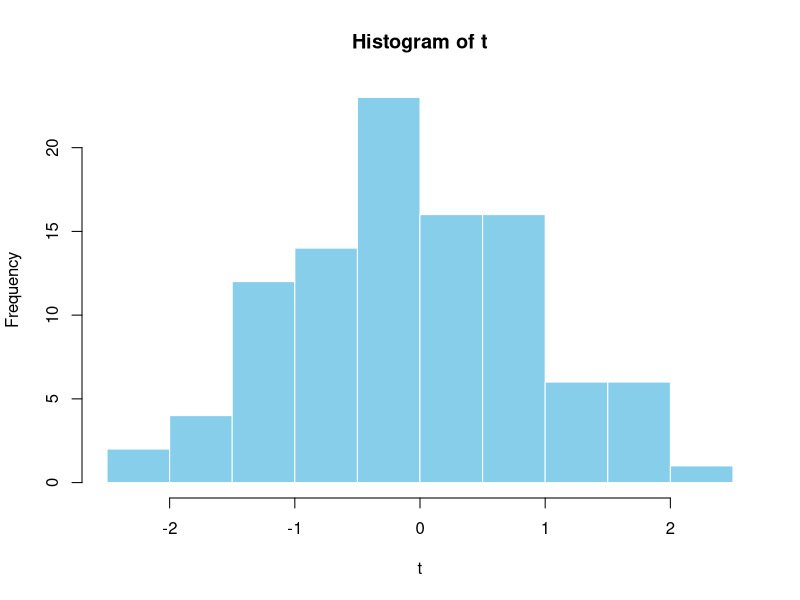
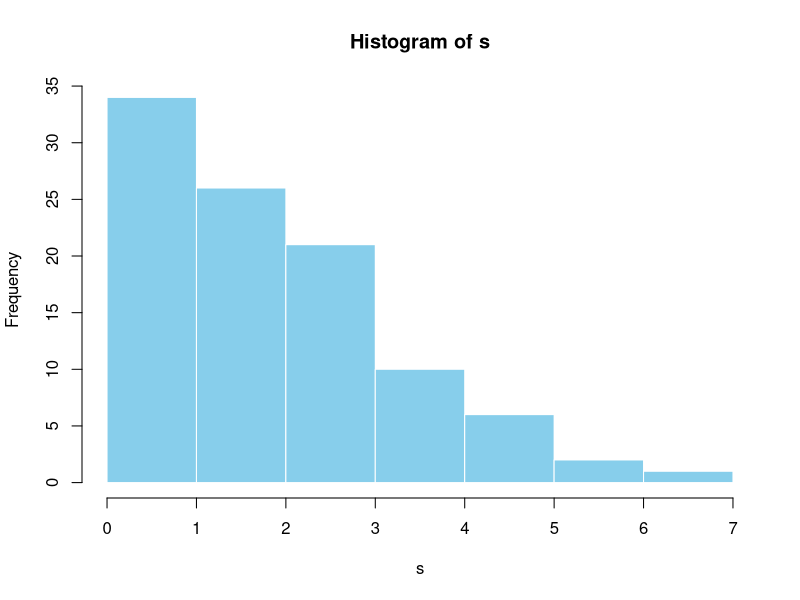
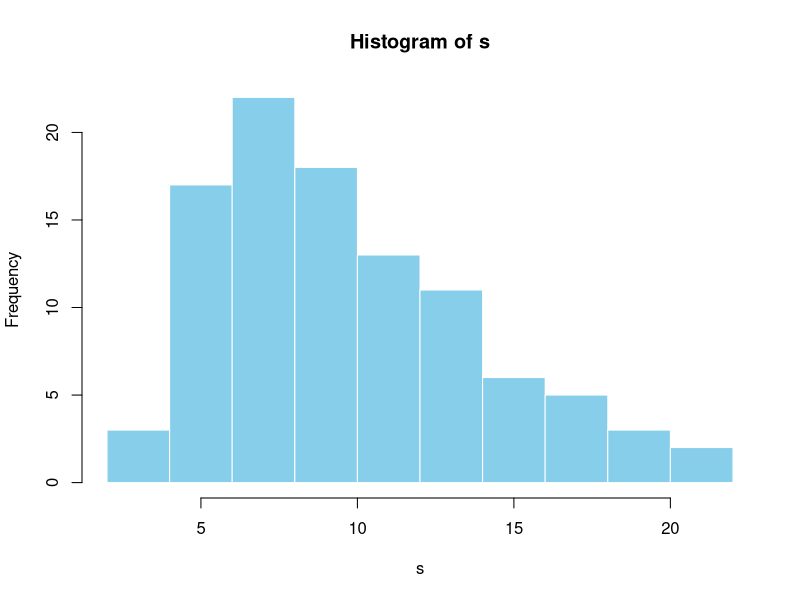
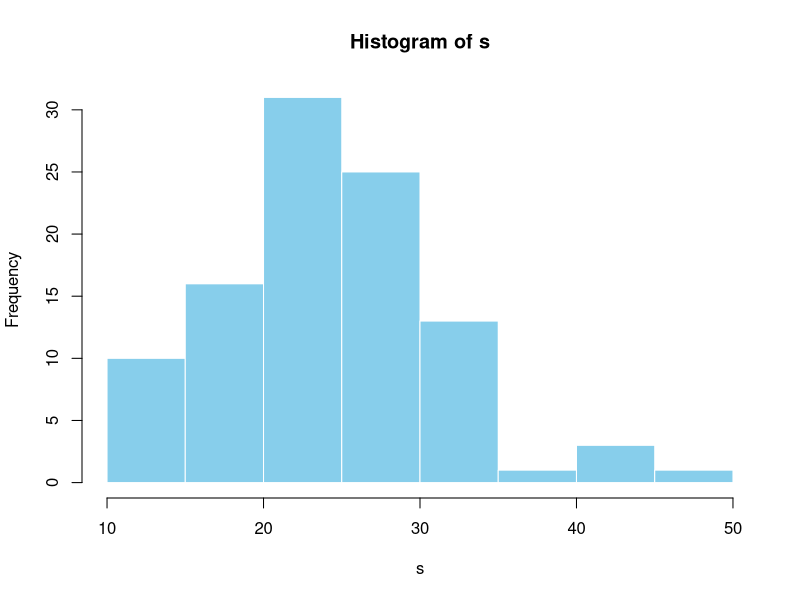

Generate these figures, in order, with R:
n=100;
df=n-1;
t=rt(n,df);
print(t);
hist(t,xlab="t",col="skyblue",mlab="",border="white")
n=100;
dfs = c(2,10,25)
for(df in dfs){
s = rchisq(n,df);
print(s);
hist(s,xlab="s",col="skyblue",mlab="",border="white")
}
